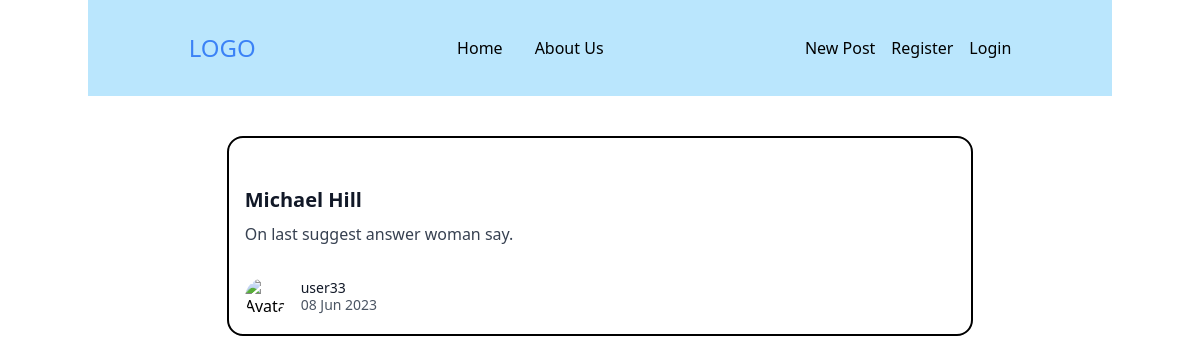
Screenshot of /post/208/ with the database file from the repository.
### blog/models.py (models this page shows, shortened)
class Post(models.Model):
    post_title=models.CharField(max_length=100)
    post_content=models.TextField()
    post_date=models.DateTimeField(default=timezone.now)
    post_author=models.ForeignKey(User, on_delete=models.CASCADE)

### blog/views.py (the view)
# urls.py: path('post/<int:pk>/', PostDetail.as_view(template_name='blog/post_detail.html'),name='post_detail'),
class PostDetail(DetailView):
    model = Post
    context_object_name = 'post'

### blog/templates/blog/post_detail.html (shortened to what this page needs)
{% extends 'blog/base.html' %}
{% block content %}
     <div class="p-10">
    <div class=" w-full lg:max-w-full lg:flex">
      <div class="border-2 border-black rounded-2xl p-4 w-2/3 mx-auto mb-2 ">
        <div class="my-8">
          <div class="text-gray-900 font-bold text-xl mb-2">{{ post.post_title }}</div>
          <p class="text-gray-700 text-base">{{ post.post_content }}</p>
        </div>
        <div class="flex items-center">
          <img class="w-10 h-10 rounded-full mr-4" src='{{ post.post_author.profile.profile_image.url }}'  alt="Avatar of Writer">
          <div class="text-sm">
            <p class="text-gray-900 leading-none">{{ post.post_author }}</p>
            <p class="text-gray-600">{{ post.post_date | date:'d M Y'}}</p>
          </div>
        </div>
      </div>
    </div>
  </div>
{% endblock content %}

### rows the page displays
Post: post_title "Michael Hill", post_content "On last suggest answer woman say.", post_author "user33", post_date "08 Jun 2023"
